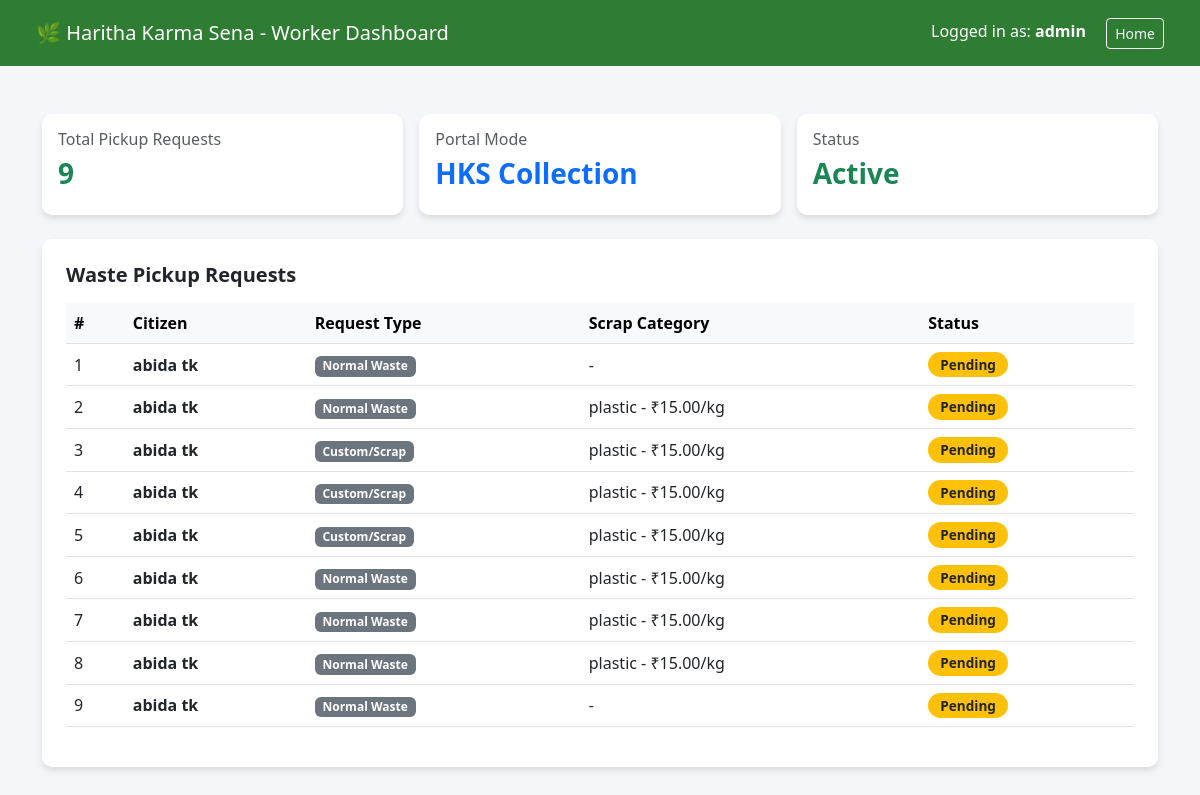
Before: /worker-dashboard/ (signed in) with the older database file.
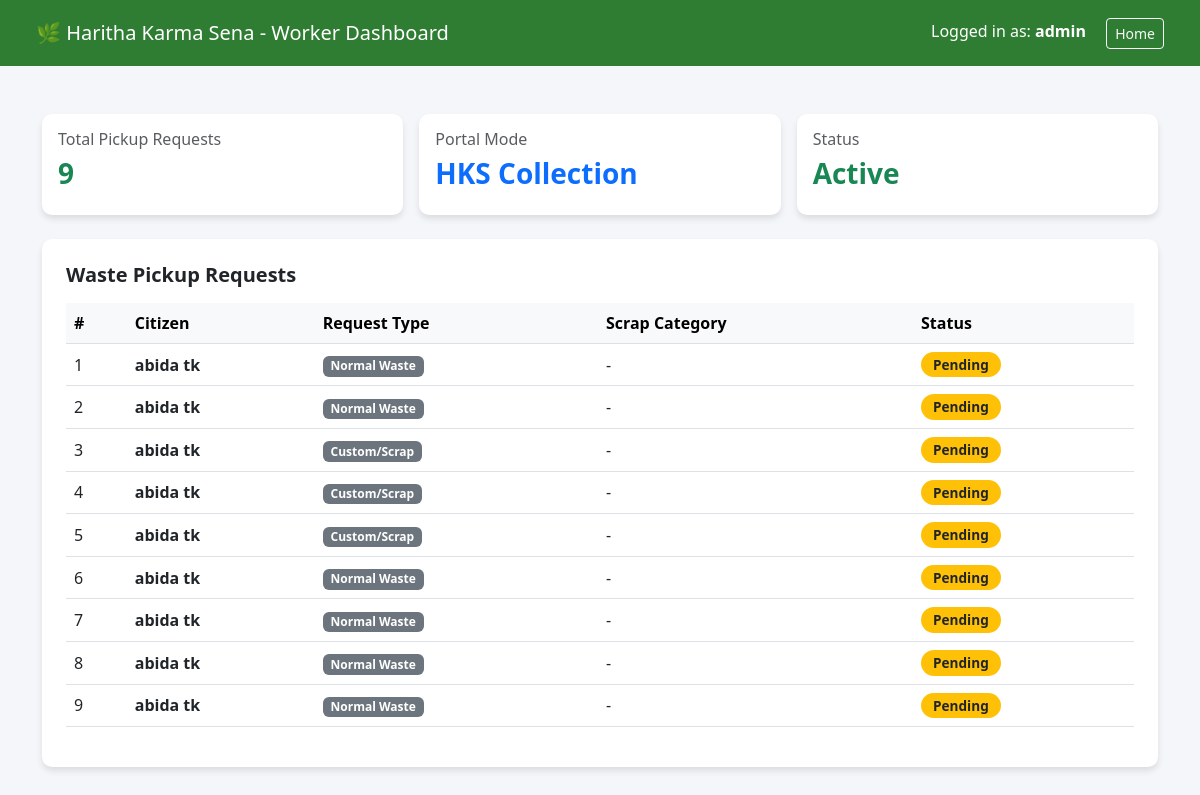
After: the same page with the newer database file.
### waste_app/models.py (models this page shows, shortened)
class WasteRequest(models.Model):
    REQUEST_TYPE = [
        ('normal', 'Normal Waste'),
        ('custom', 'Custom/Scrap'),
    ]
    STATUS_CHOICES = [
        ('pending', 'Pending'),
        ('accepted', 'Accepted by HKS'),
        ('scheduled', 'Scheduled'),
        ('completed', 'Completed'),
        ('cancelled', 'Cancelled'),
    ]
    citizen = models.ForeignKey(User, on_delete=models.CASCADE, related_name='requests')
    request_type = models.CharField(max_length=20, choices=REQUEST_TYPE)
    status = models.CharField(max_length=20, choices=STATUS_CHOICES, default='pending')
    scrap_category = models.ForeignKey(ScrapCategory, on_delete=models.SET_NULL, null=True, blank=True)
    quantity = models.FloatField(null=True, blank=True)
    scrap_image = models.ImageField(upload_to='scrap_images/', null=True, blank=True)
    estimated_amount = models.DecimalField(max_digits=10, decimal_places=2, default=0.00)
    scheduled_date = models.DateField(null=True, blank=True)
    normal_waste_items = models.TextField(null=True, blank=True)
    created_at = models.DateTimeField(auto_now_add=True)

class ScrapCategory(models.Model):
    name = models.CharField(max_length=100)
    rate_per_kg = models.DecimalField(max_digits=7, decimal_places=2)
    def __str__(self):
        return f"{self.name} - ₹{self.rate_per_kg}/kg"

### waste_app/views.py (the view)
@login_required
def worker_dashboard(request):
    all_requests = WasteRequest.objects.all().order_by(
        '-created_at'
    )
    return render(
        request,
        'waste_app/worker_dashboard.html',
        {'requests': all_requests}
    )

### waste_app/templates/waste_app/worker_dashboard.html (shortened to what this page needs)
<!DOCTYPE html>
<html lang="en">
<head>
    <link href="https://cdn.jsdelivr.net/npm/bootstrap@5.3.0/dist/css/bootstrap.min.css" rel="stylesheet">
</head>
<body>
    <nav class="navbar navbar-custom px-4 py-3">
        <div class="container-fluid">
            <span class="navbar-brand mb-0 h1 text-white">🌿 Haritha Karma Sena - Worker Dashboard</span>
            <div>
                <span class="me-3">Logged in as: <strong>{{ request.user.username }}</strong></span>
                <a href="/" class="btn btn-sm btn-outline-light">Home</a>
            </div>
        </div>
    </nav>
    <div class="container my-5">
        <div class="row g-3 mb-4">
            <div class="col-md-4">
                <div class="card card-custom p-3 bg-white">
                    <h6 class="text-muted">Total Pickup Requests</h6>
                    <h3 class="fw-bold text-success">{{ requests|length|default:"0" }}</h3>
                </div>
            </div>
            <div class="col-md-4">
                <div class="card card-custom p-3 bg-white">
                    <h6 class="text-muted">Portal Mode</h6>
                    <h3 class="fw-bold text-primary">HKS Collection</h3>
                </div>
            </div>
            <div class="col-md-4">
                <div class="card card-custom p-3 bg-white">
                    <h6 class="text-muted">Status</h6>
                    <h3 class="fw-bold text-success">Active</h3>
                </div>
            </div>
        </div>
        <div class="card card-custom bg-white p-4">
            <h5 class="fw-bold mb-3">Waste Pickup Requests</h5>
            <div class="table-responsive">
                <table class="table table-hover align-middle">
                    <thead class="table-light">
                        <tr>
                            <th>#</th>
                            <th>Citizen</th>
                            <th>Request Type</th>
                            <th>Scrap Category</th>
                            <th>Status</th>
                        </tr>
                    </thead>
                    <tbody>
                        {% for item in requests %}
                        <tr>
                            <td>{{ forloop.counter }}</td>
                            <td>
                                <strong>{{ item.citizen.get_full_name|default:item.citizen.username }}</strong>
                            </td>
                            <td>
                                <span class="badge bg-secondary">{{ item.get_request_type_display|default:item.request_type }}</span>
                            </td>
                            <td>
                                {{ item.scrap_category|default:"-" }}
                            </td>
                            <td>
                                {% if item.status == 'pending' %}
                                    <span class="badge bg-warning text-dark status-badge">Pending</span>
                                {% elif item.status == 'completed' %}
                                    <span class="badge bg-success status-badge">Completed</span>
                                {% elif item.status == 'accepted' %}
                                    <span class="badge bg-info text-dark status-badge">Accepted by HKS</span>
                                {% else %}
                                    <span class="badge bg-primary status-badge">{{ item.get_status_display|default:item.status }}</span>
                                {% endif %}
                            </td>
                        </tr>
                        {% empty %}
                        <tr>
                            <td colspan="5" class="text-center py-4 text-muted">
                            </td>
                        </tr>
                        {% endfor %}
                    </tbody>
                </table>
            </div>
        </div>
    </div>
</body>
</html>

Changed rows visible on the page:
changed WasteRequest (number 2 of 9 on the later page): scrap_category "plastic - ₹15.00/kg" → "-"
changed WasteRequest (number 3 of 9 on the later page): scrap_category "plastic - ₹15.00/kg" → "-"
changed WasteRequest (number 4 of 9 on the later page): scrap_category "plastic - ₹15.00/kg" → "-"
changed WasteRequest (number 5 of 9 on the later page): scrap_category "plastic - ₹15.00/kg" → "-"
changed WasteRequest (number 6 of 9 on the later page): scrap_category "plastic - ₹15.00/kg" → "-"
changed WasteRequest (number 7 of 9 on the later page): scrap_category "plastic - ₹15.00/kg" → "-"
changed WasteRequest (number 8 of 9 on the later page): scrap_category "plastic - ₹15.00/kg" → "-"
